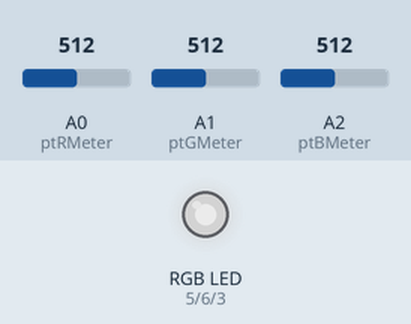
This sketch was run on a simulated Arduino Uno, built with avr-gcc and run on an emulated ATmega328P. Parts: an RGB LED mixed from three pins (HIGH = lit). Inputs (shaded band) come from the test bench; at power-on: A0 (ptRMeter) = 512, A1 (ptGMeter) = 512, A2 (ptBMeter) = 512. Dim RGB values are drawn brighter than linear; what the sketch prints to the serial monitor is not drawn.

Above: at 1.3 s.
1.4 s: A0 (ptRMeter) set to 716
At 2.0 s:
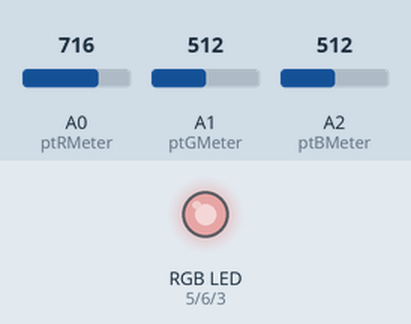
3.0 s: A1 (ptGMeter) set to 716
At 4.2 s:
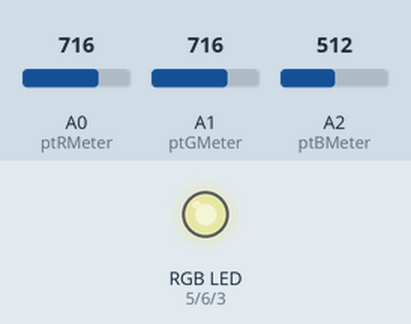
4.5 s: A2 (ptBMeter) set to 716
At 5.6 s:
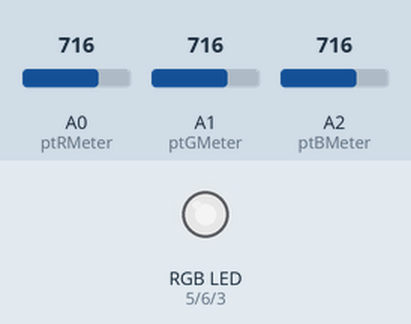
6.0 s: A0 (ptRMeter) set to 900
At 6.8 s:
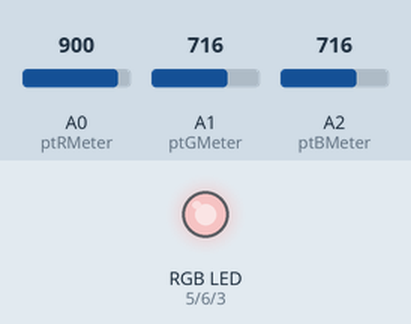
7.5 s: A1 (ptGMeter) set to 900
At 8.0 s:
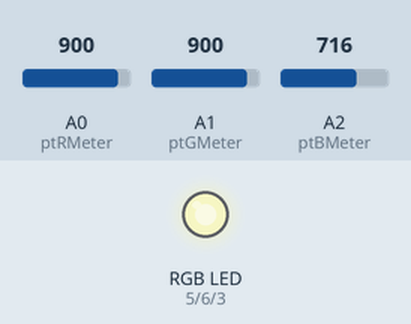
9.0 s: A2 (ptBMeter) set to 900
At 10.4 s:
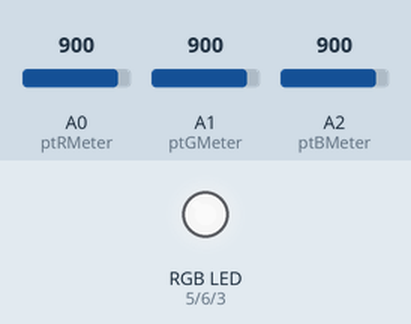
Timing chart, 0 to 11.5 s (numbered marks = the images above; inputs shaded):
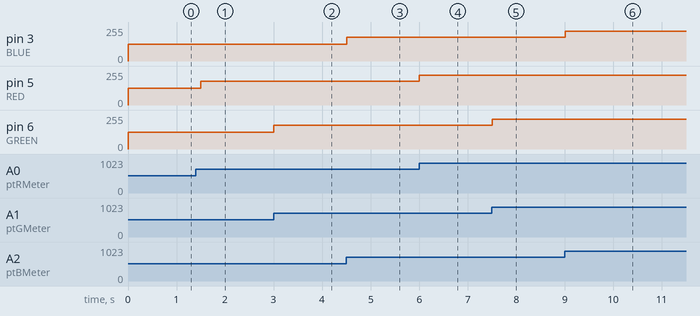

The sketch:

led_contoller.ino
```cpp
#define GREEN 6
#define BLUE 3
#define RED 5

void red_on();
void green_on();
void blue_on();

int ptRMeter = A0;
int ptGMeter = A1;
int ptBMeter = A2;
int ptRValue = 0;
int ptGValue = 0;
int ptBValue = 0;

void setup() {
  pinMode(RED, OUTPUT);
  pinMode(GREEN, OUTPUT);
  pinMode(BLUE, OUTPUT);
  pinMode(ptRMeter, INPUT);
  pinMode(ptGMeter, INPUT);
  pinMode(ptBMeter, INPUT);
  Serial.begin(9600);
  Serial.println("==Serial START==");
}

void loop() {
  ptRValue = analogRead(ptRMeter);
  ptGValue = analogRead(ptGMeter);
  ptBValue = analogRead(ptBMeter);
  analogWrite(RED,map(ptRValue, 0, 1023, 0, 255));
  analogWrite(GREEN,map(ptGValue, 0, 1023, 0, 255));
  analogWrite(BLUE,map(ptBValue, 0, 1023, 0, 255));
  delay(500);
}

void red_on(){

  analogWrite(RED,map(ptRValue, 0, 1023, 0, 255));
}
void red_off(){
  analogWrite(RED,0);
}
void green_on(){
  analogWrite(GREEN,map(ptGValue, 0, 1023, 0, 255));
}
void green_off(){
  analogWrite(GREEN,0);
}
void blue_on(){
  analogWrite(BLUE,map(ptBValue, 0, 1023, 0, 255));
}
void blue_off(){
  analogWrite(BLUE,0);
}
void all_on(){
  red_on();
  green_on();
  blue_on();
}
void all_off(){
  red_off();
  green_off();
  blue_off();
}
```

Measured:
- after the input at 1.4 s, pin 5 (RED): 127/255 → 178/255 after 0.10 s
- after the input at 3.0 s, pin 6 (GREEN): 127/255 → 178/255 at once
- after the input at 4.5 s, pin 3 (BLUE): 127/255 → 178/255 at once
- after the input at 6.0 s, pin 5 (RED): 178/255 → 224/255 at once
- after the input at 7.5 s, pin 6 (GREEN): 178/255 → 224/255 at once
- after the input at 9.0 s, pin 3 (BLUE): 178/255 → 224/255 at once
